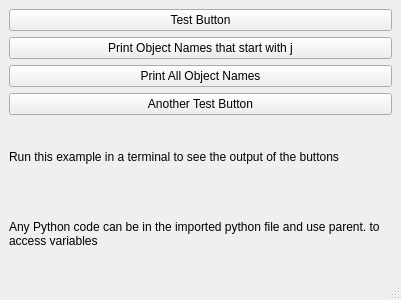
<?xml version="1.0" encoding="UTF-8"?>
<ui version="4.0">
 <class>MainWindow</class>
 <widget class="QMainWindow" name="MainWindow">
  <property name="geometry">
   <rect>
    <x>0</x>
    <y>0</y>
    <width>401</width>
    <height>300</height>
   </rect>
  </property>
  <property name="windowTitle">
   <string>MainWindow</string>
  </property>
  <widget class="QWidget" name="centralwidget">
   <layout class="QGridLayout" name="gridLayout">
    <item row="4" column="0">
     <widget class="QLabel" name="label">
      <property name="text">
       <string>Run this example in a terminal to see the output of the buttons</string>
      </property>
      <property name="wordWrap">
       <bool>true</bool>
      </property>
     </widget>
    </item>
    <item row="0" column="0">
     <widget class="QPushButton" name="my_test_pb">
      <property name="text">
       <string>Test Button</string>
      </property>
     </widget>
    </item>
    <item row="3" column="0">
     <widget class="QPushButton" name="another_test_pb">
      <property name="text">
       <string>Another Test Button</string>
      </property>
     </widget>
    </item>
    <item row="2" column="0">
     <widget class="QPushButton" name="get_names_pb">
      <property name="text">
       <string>Print All Object Names</string>
      </property>
     </widget>
    </item>
    <item row="1" column="0">
     <widget class="QPushButton" name="get_names_p_pb">
      <property name="text">
       <string>Print Object Names that start with j</string>
      </property>
     </widget>
    </item>
    <item row="5" column="0">
     <widget class="QLabel" name="label_2">
      <property name="text">
       <string>Any Python code can be in the imported python file and use parent. to access variables</string>
      </property>
      <property name="wordWrap">
       <bool>true</bool>
      </property>
     </widget>
    </item>
   </layout>
  </widget>
  <widget class="QMenuBar" name="menubar">
   <property name="geometry">
    <rect>
     <x>0</x>
     <y>0</y>
     <width>401</width>
     <height>24</height>
    </rect>
   </property>
  </widget>
  <widget class="QStatusBar" name="statusbar"/>
 </widget>
 <resources/>
 <connections/>
</ui>
